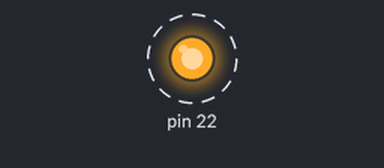
Bench run of a sketch on a simulated Arduino Mega 2560, built with avr-gcc and run on an emulated ATmega2560. Shown: output pins drawn as LEDs (lit = HIGH). Dashed ring = blinking.

Above: at 0.5 s.
Timing chart, 0 to 4.6 s (numbered marks = the images above):
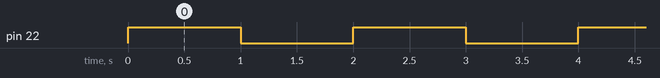

Measured:
- by itself, pin 22: alternates HIGH for 1.0 s and LOW for 1.0 s

The sketch:

0703_Atmega128_01.ino
```cpp
void setup() {
  // put your setup code here, to run once:
  DDRA = 0x01;
}

void loop() {
  // put your main code here, to run repeatedly:
  PORTA = 0x01;
  delay(1000);
  PORTA = 0x00;
  delay(1000);
}
```
